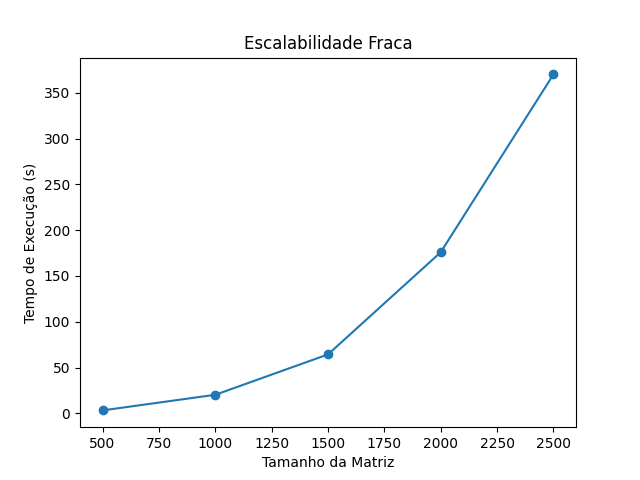

Write Python code to recreate this figure.
import subprocess
import re
import matplotlib.pyplot as plt

# Define o número de threads fixo
num_threads = 4

# Define a lista de tamanhos de matriz
matrix_sizes = [500, 1000, 1500, 2000, 2500]

# Armazena o tempo de execução do solver e a quantidade de trabalho por processador para cada tamanho de matriz
time_list = []
work_per_thread_list = []

for matrix_size in matrix_sizes:
    # Executa o programa jacobi_parallel com o tamanho de matriz definido e o número de threads fixo
    cmd = f"export OMP_NUM_THREADS={num_threads}; ./jacobi_parallel -n {matrix_size}"
    output = subprocess.check_output(cmd, shell=True)

    # Extrai o tempo de execução do solver a partir da saída com uma expressão regular
    time_str = re.search('Solver runtime\s+=\s+(\d+\.\d+)',
                         output.decode('utf-8')).group(1)
    time = float(time_str)

    # Calcula a quantidade de trabalho por processador (threads)
    work_per_thread = matrix_size**2 / num_threads

    # Armazena o tempo de execução e a quantidade de trabalho por processador na lista correspondente
    time_list.append(time)
    work_per_thread_list.append(work_per_thread)

# Plota o tempo de execução em função do tamanho da matriz
plt.plot(matrix_sizes, time_list, 'o-')
plt.xlabel('Tamanho da Matriz')
plt.ylabel('Tempo de Execução (s)')
plt.title('Escalabilidade Fraca')
plt.show()
